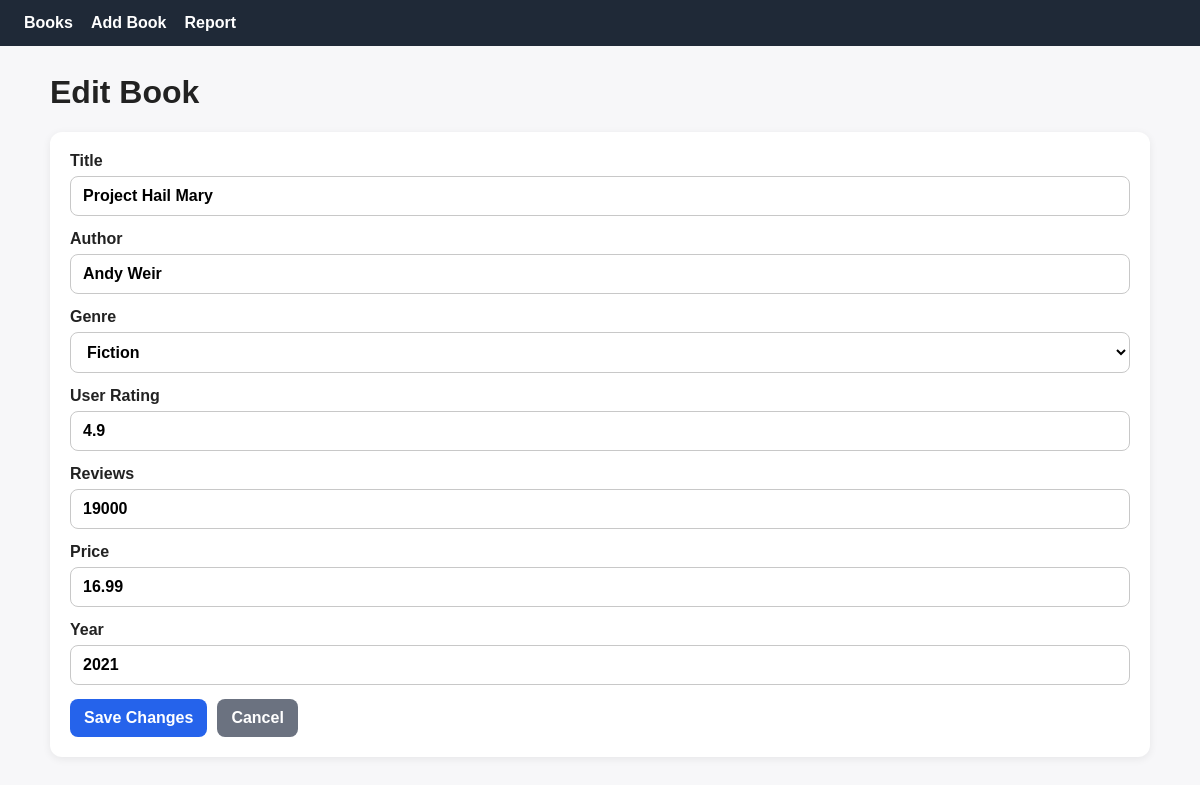
The app's page /books/edit/13 with its own data.
### tables this page shows
CREATE TABLE books (
  book_id INTEGER PRIMARY KEY AUTOINCREMENT,
  title TEXT NOT NULL,
  author_name TEXT NOT NULL,
  genre_id INTEGER NOT NULL,
  user_rating REAL,
  reviews INTEGER,
  price REAL,
  year INTEGER NOT NULL,
  FOREIGN KEY (genre_id) REFERENCES genres (genre_id)
);

### app.py (the view, shortened to what this page needs)
@app.route('/books/edit/<int:book_id>', methods=['GET', 'POST'])
def edit_book(book_id):
    conn = get_db_connection()
    try:
        book = conn.execute('SELECT * FROM books WHERE book_id = ?', (book_id,)).fetchone()
    finally:
        conn.close()
    if book is None:
        flash('Book not found.')
        return redirect(url_for('list_books'))
    return render_book_form('Edit Book', 'Save Changes', book)

### app.py (called while the page is built)
def get_db_connection():
    conn = sqlite3.connect(DATABASE, timeout=5, isolation_level=None)
    conn.row_factory = sqlite3.Row
    conn.execute('PRAGMA foreign_keys = ON')
    conn.execute('PRAGMA journal_mode = WAL')
    return conn

def fetch_genres():
    conn = get_db_connection()
    try:
        return conn.execute(
            'SELECT genre_id, name FROM genres ORDER BY name'
        ).fetchall()
    finally:
        conn.close()

def render_book_form(form_title, submit_label, book=None):
    return render_template(
        'book_form.html',
        form_title=form_title,
        submit_label=submit_label,
        book=book,
        genres=fetch_genres()
    )

### templates/book_form.html (shortened to what this page needs)
{% extends 'base.html' %}
{% block content %}
  <h1>{{ form_title }}</h1>
  <form method="post" class="form-card">
    <label>
      Title
      <input type="text" name="title" value="{{ book['title'] if book else '' }}" required>
    </label>
    <label>
      Author
      <input type="text" name="author_name" value="{{ book['author_name'] if book else '' }}" required>
    </label>
    <label>
      Genre
      <select name="genre_id" required>
        {% for genre in genres %}
          {% set selected_genre = book['genre_id']|string if book else '' %}
          <option value="{{ genre['genre_id'] }}" {% if selected_genre == genre['genre_id']|string %}selected{% endif %}>
            {{ genre['name'] }}
          </option>
        {% endfor %}
      </select>
    </label>
    <label>
      User Rating
      <input type="number" step="0.1" min="0" max="5" name="user_rating" value="{{ book['user_rating'] if book and book['user_rating'] is not none else '' }}">
    </label>
    <label>
      Reviews
      <input type="number" min="0" name="reviews" value="{{ book['reviews'] if book and book['reviews'] is not none else '' }}">
    </label>
    <label>
      Price
      <input type="number" step="0.01" min="0" name="price" value="{{ book['price'] if book and book['price'] is not none else '' }}">
    </label>
    <label>
      Year
      <input type="number" min="1900" max="2100" name="year" value="{{ book['year'] if book else '' }}" required>
    </label>
    <div class="button-row">
      <button class="button" type="submit">{{ submit_label }}</button>
      <a class="button secondary" href="{{ url_for('list_books') }}">Cancel</a>
    </div>
  </form>
{% endblock %}

### static/styles.css (style rules this page uses)
body { font-family: Arial, sans-serif; margin: 0; background: #f7f7f9; color: #222; }
h1, h3 { margin-top: 0; }
.form-card { background: white; border-radius: 12px; padding: 20px; box-shadow: 0 2px 8px rgba(0, 0, 0, 0.07); display: grid; gap: 14px; margin-bottom: 22px; }
label { display: flex; flex-direction: column; gap: 6px; font-weight: 600; }
input, select, button { font: inherit; }
input, select { padding: 10px 12px; border-radius: 8px; border: 1px solid #c8c8c8; background: white; }
.button-row, .actions { display: flex; gap: 10px; align-items: center; flex-wrap: wrap; }
.button { display: inline-block; text-decoration: none; border: none; border-radius: 8px; padding: 10px 14px; background: #2563eb; color: white; cursor: pointer; font-weight: 600; }
.button.secondary { background: #6b7280; }

### records on screen
books: title "Project Hail Mary", author_name "Andy Weir", user_rating "4.9", reviews "19000", price "16.99", year "2021"

### other values on screen
{{ submit_label }} "Save Changes"
form field genre_id "Fiction"
